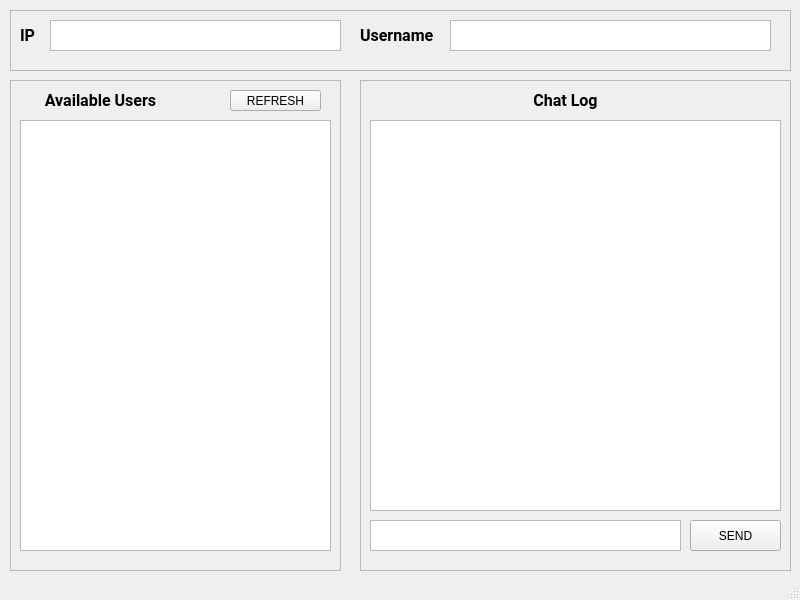
<?xml version="1.0" encoding="UTF-8"?>
<ui version="4.0">
 <class>MainWindow</class>
 <widget class="QMainWindow" name="MainWindow">
  <property name="geometry">
   <rect>
    <x>0</x>
    <y>0</y>
    <width>800</width>
    <height>600</height>
   </rect>
  </property>
  <property name="minimumSize">
   <size>
    <width>800</width>
    <height>600</height>
   </size>
  </property>
  <property name="maximumSize">
   <size>
    <width>800</width>
    <height>600</height>
   </size>
  </property>
  <property name="windowTitle">
   <string>ChatGUI</string>
  </property>
  <property name="autoFillBackground">
   <bool>false</bool>
  </property>
  <widget class="QWidget" name="centralwidget">
   <widget class="QFrame" name="frame_2">
    <property name="geometry">
     <rect>
      <x>10</x>
      <y>80</y>
      <width>331</width>
      <height>491</height>
     </rect>
    </property>
    <property name="frameShape">
     <enum>QFrame::StyledPanel</enum>
    </property>
    <property name="frameShadow">
     <enum>QFrame::Raised</enum>
    </property>
    <widget class="QListWidget" name="UserList">
     <property name="geometry">
      <rect>
       <x>10</x>
       <y>40</y>
       <width>311</width>
       <height>431</height>
      </rect>
     </property>
    </widget>
    <widget class="QLabel" name="label">
     <property name="enabled">
      <bool>true</bool>
     </property>
     <property name="geometry">
      <rect>
       <x>10</x>
       <y>10</y>
       <width>161</width>
       <height>21</height>
      </rect>
     </property>
     <property name="font">
      <font>
       <family>Roboto</family>
       <pointsize>12</pointsize>
       <weight>75</weight>
       <bold>true</bold>
      </font>
     </property>
     <property name="mouseTracking">
      <bool>false</bool>
     </property>
     <property name="text">
      <string>Available Users</string>
     </property>
     <property name="alignment">
      <set>Qt::AlignCenter</set>
     </property>
    </widget>
    <widget class="QPushButton" name="RetrieveLog_2">
     <property name="geometry">
      <rect>
       <x>220</x>
       <y>10</y>
       <width>91</width>
       <height>21</height>
      </rect>
     </property>
     <property name="text">
      <string>REFRESH</string>
     </property>
    </widget>
   </widget>
   <widget class="QFrame" name="frame_3">
    <property name="geometry">
     <rect>
      <x>360</x>
      <y>80</y>
      <width>431</width>
      <height>491</height>
     </rect>
    </property>
    <property name="frameShape">
     <enum>QFrame::StyledPanel</enum>
    </property>
    <property name="frameShadow">
     <enum>QFrame::Raised</enum>
    </property>
    <widget class="QLabel" name="label_2">
     <property name="geometry">
      <rect>
       <x>110</x>
       <y>10</y>
       <width>191</width>
       <height>21</height>
      </rect>
     </property>
     <property name="font">
      <font>
       <family>Roboto</family>
       <pointsize>12</pointsize>
       <weight>75</weight>
       <bold>true</bold>
      </font>
     </property>
     <property name="text">
      <string>Chat Log</string>
     </property>
     <property name="alignment">
      <set>Qt::AlignCenter</set>
     </property>
    </widget>
    <widget class="QPushButton" name="RetrieveLog">
     <property name="geometry">
      <rect>
       <x>330</x>
       <y>440</y>
       <width>91</width>
       <height>31</height>
      </rect>
     </property>
     <property name="text">
      <string>SEND</string>
     </property>
    </widget>
    <widget class="QTextEdit" name="User_LogRetrieve">
     <property name="geometry">
      <rect>
       <x>10</x>
       <y>440</y>
       <width>311</width>
       <height>31</height>
      </rect>
     </property>
    </widget>
    <widget class="QPlainTextEdit" name="MessageLogs">
     <property name="geometry">
      <rect>
       <x>10</x>
       <y>40</y>
       <width>411</width>
       <height>391</height>
      </rect>
     </property>
     <property name="readOnly">
      <bool>true</bool>
     </property>
    </widget>
   </widget>
   <widget class="QFrame" name="frame">
    <property name="geometry">
     <rect>
      <x>10</x>
      <y>10</y>
      <width>781</width>
      <height>61</height>
     </rect>
    </property>
    <property name="frameShape">
     <enum>QFrame::StyledPanel</enum>
    </property>
    <property name="frameShadow">
     <enum>QFrame::Raised</enum>
    </property>
    <widget class="QLabel" name="label_5">
     <property name="geometry">
      <rect>
       <x>10</x>
       <y>10</y>
       <width>21</width>
       <height>31</height>
      </rect>
     </property>
     <property name="font">
      <font>
       <family>Roboto</family>
       <pointsize>12</pointsize>
       <weight>75</weight>
       <bold>true</bold>
      </font>
     </property>
     <property name="text">
      <string>IP</string>
     </property>
    </widget>
    <widget class="QPlainTextEdit" name="IP">
     <property name="geometry">
      <rect>
       <x>40</x>
       <y>10</y>
       <width>291</width>
       <height>31</height>
      </rect>
     </property>
     <property name="readOnly">
      <bool>true</bool>
     </property>
    </widget>
    <widget class="QLabel" name="label_6">
     <property name="geometry">
      <rect>
       <x>350</x>
       <y>10</y>
       <width>91</width>
       <height>31</height>
      </rect>
     </property>
     <property name="font">
      <font>
       <family>Roboto</family>
       <pointsize>12</pointsize>
       <weight>75</weight>
       <bold>true</bold>
      </font>
     </property>
     <property name="text">
      <string>Username</string>
     </property>
    </widget>
    <widget class="QPlainTextEdit" name="User">
     <property name="geometry">
      <rect>
       <x>440</x>
       <y>10</y>
       <width>321</width>
       <height>31</height>
      </rect>
     </property>
     <property name="readOnly">
      <bool>true</bool>
     </property>
    </widget>
   </widget>
  </widget>
  <widget class="QStatusBar" name="statusbar"/>
 </widget>
 <resources/>
 <connections>
  <connection>
   <sender>RetrieveLog_2</sender>
   <signal>clicked()</signal>
   <receiver>UserList</receiver>
   <slot>clear()</slot>
   <hints>
    <hint type="sourcelabel">
     <x>262</x>
     <y>108</y>
    </hint>
    <hint type="destinationlabel">
     <x>248</x>
     <y>168</y>
    </hint>
   </hints>
  </connection>
  <connection>
   <sender>UserList</sender>
   <signal>itemClicked(QListWidgetItem*)</signal>
   <receiver>MessageLogs</receiver>
   <slot>clear()</slot>
   <hints>
    <hint type="sourcelabel">
     <x>275</x>
     <y>225</y>
    </hint>
    <hint type="destinationlabel">
     <x>454</x>
     <y>230</y>
    </hint>
   </hints>
  </connection>
  <connection>
   <sender>RetrieveLog</sender>
   <signal>clicked()</signal>
   <receiver>User_LogRetrieve</receiver>
   <slot>copy()</slot>
   <hints>
    <hint type="sourcelabel">
     <x>737</x>
     <y>539</y>
    </hint>
    <hint type="destinationlabel">
     <x>664</x>
     <y>537</y>
    </hint>
   </hints>
  </connection>
  <connection>
   <sender>RetrieveLog</sender>
   <signal>clicked()</signal>
   <receiver>MessageLogs</receiver>
   <slot>clear()</slot>
   <hints>
    <hint type="sourcelabel">
     <x>768</x>
     <y>525</y>
    </hint>
    <hint type="destinationlabel">
     <x>763</x>
     <y>481</y>
    </hint>
   </hints>
  </connection>
 </connections>
</ui>
